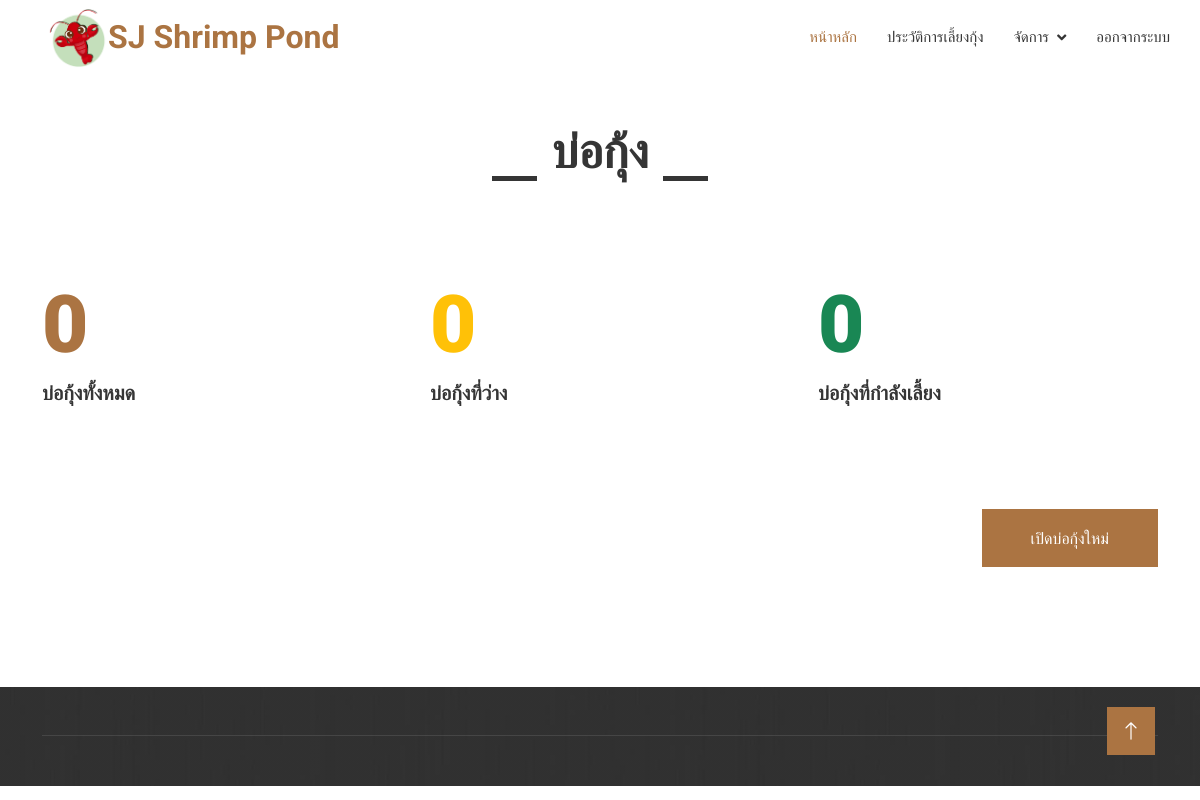
/ (signed in), run on an earlier commit of the app's database.
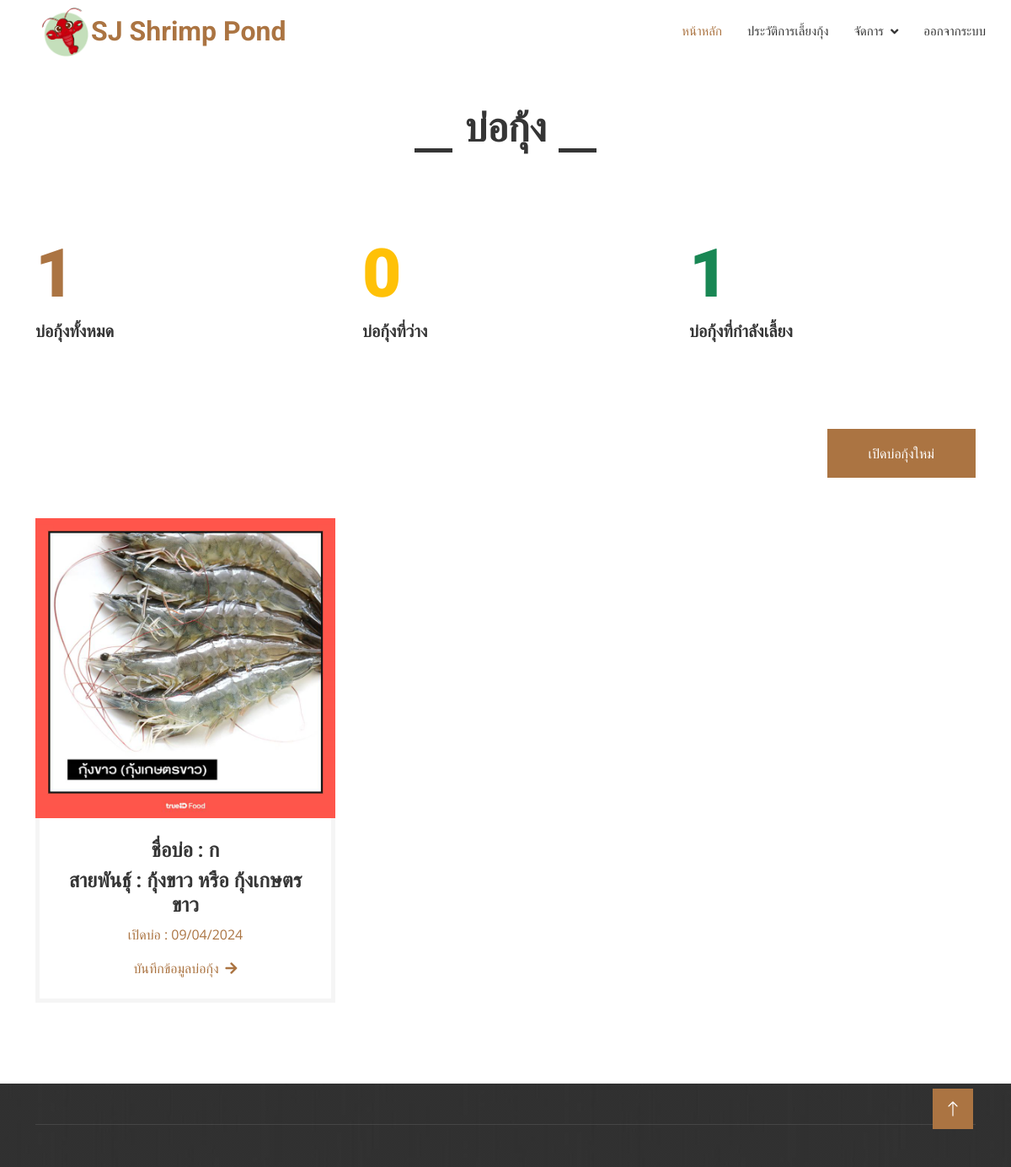
And on a later commit of the database.
### tables this page shows
CREATE TABLE `shr_infoshrimp` (
  `ISP_ID` int(11) NOT NULL,
  `PON_ID` int(11) NOT NULL COMMENT 'บ่อ',
  `BRE_ID` int(11) NOT NULL COMMENT 'สายพันธุ์',
  `ISP_START` date DEFAULT NULL COMMENT 'วันที่เปิด',
  `ISP_END` date DEFAULT NULL COMMENT 'วันที่ปิด',
  `ISP_STAMP` timestamp NOT NULL DEFAULT current_timestamp() ON UPDATE current_timestamp(),
  `ISP_STATUS` varchar(3) NOT NULL COMMENT 'สถานะ',
  `ISP_NOTE` text NOT NULL,
  `ISP_ITEM` int(11) NOT NULL,
  `ISP_PRICE` decimal(5,2) NOT NULL COMMENT 'ราคากุ้งต่อตัว',
  `ISP_PRICE_OTH` int(11) NOT NULL DEFAULT 0,
  `ISP_ENDITEMKG` int(11) DEFAULT NULL,
  `ISP_ENDPRICEKG` int(11) DEFAULT NULL
);

CREATE TABLE `shr_breed` (
  `BRE_ID` int(11) NOT NULL,
  `BRE_NAME` varchar(50) NOT NULL,
  `BRE_STATUS` varchar(3) DEFAULT NULL,
  `BRE_STAMP` timestamp NOT NULL DEFAULT current_timestamp() ON UPDATE current_timestamp(),
  `BRE_IMG` varchar(100) NOT NULL
);

CREATE TABLE `shr_pond` (
  `PON_ID` int(11) NOT NULL,
  `PON_NAME` varchar(50) NOT NULL,
  `PON_STAMP` timestamp NOT NULL DEFAULT current_timestamp() ON UPDATE current_timestamp(),
  `PON_STATUS` varchar(2) DEFAULT NULL,
  `PON_DELETE` int(11) DEFAULT NULL
);

### config/connectdb.php (called while the page is built, shortened)
<?php
class Database
{
    private static $link = null;
    private static function getLink()
    {
        if (self::$link) {
            return self::$link;
        }
        self::$link = new PDO("mysql:host=" . DB_HOST . ";dbname=" . DB_NAME . ";charset=utf8", DB_USERNAME, DB_PASSWORD);
        self::$link->setAttribute(PDO::ATTR_ERRMODE, PDO::ERRMODE_EXCEPTION);
        return self::$link;
    }
    public static function __callStatic($name, $args)
    {
        $callback = array(self::getLink(), $name);
        return call_user_func_array($callback, $args);
    }
    public static function squery($sql, $opt = PDO::FETCH_OBJ, $all = null)
    {
        if ($all == true) {
            return self::query($sql, $opt)->fetchAll($opt);
        } else if ($all == false) {
            return self::query($sql, $opt)->fetch($opt);
        } else {
            return self::query($sql, $opt);
        }
    }
}
?>

### index.php (the view, shortened to what this page needs)
<!DOCTYPE html>
<html lang="en">
<?php
$activeHome = 'active';
?>
<head>
    <?php include("inc/head.php") ?>
</head>
<body>
    <?php include("inc/header.php") ?>
    <div class="container-xxl py-5">
        <div class="container">
            <div class="section-title text-center">
                <h1 class="display-5 mb-0">บ่อกุ้ง</h1>
            </div>
        </div>
    </div>
    <div class="container-xxl py-5">
        <div class="container">
            <div class="row g-5">
                <div class="col-md-4 col-lg-4 wow fadeIn" data-wow-delay="0.1s">
                    <div class="d-flex align-items-center justify-content-between mb-2">
                        <?php $c1 = Database::squery("SELECT * FROM `shr_pond` WHERE (PON_STATUS IS NULL OR PON_STATUS = '1') AND PON_DELETE IS NULL ", PDO::FETCH_OBJ, true) ?>
                        <h1 class="display-1 text-primary mb-0">
                            <?php echo sprintf("%d", count($c1)) ?>
                        </h1>
                    </div>
                    <h5>บ่อกุ้งทั้งหมด</h5>
                </div>
                <div class="col-md-4 col-lg-4 wow fadeIn" data-wow-delay="0.3s">
                    <div class="d-flex align-items-center justify-content-between mb-2">
                        <?php $c1 = Database::squery("SELECT * FROM `shr_pond` WHERE PON_STATUS IS NULL AND PON_DELETE IS NULL", PDO::FETCH_OBJ, true) ?>
                        <h1 class="display-1 text-warning mb-0">
                            <?php echo sprintf("%d", count($c1)) ?>
                        </h1>
                    </div>
                    <h5>บ่อกุ้งที่ว่าง</h5>
                </div>
                <div class="col-md-4 col-lg-4 wow fadeIn" data-wow-delay="0.5s">
                    <div class="d-flex align-items-center justify-content-between mb-2">
                        <?php $c1 = Database::squery("SELECT * FROM `shr_pond` WHERE PON_STATUS = '1' AND PON_DELETE IS NULL ", PDO::FETCH_OBJ, true) ?>
                        <h1 class="display-1 text-success mb-0">
                            <?php echo sprintf("%d", count($c1)) ?>
                        </h1>
                    </div>
                    <h5>บ่อกุ้งที่กำลังเลี้ยง</h5>
                </div>
            </div>
        </div>
    </div>
    <div class="container-xxl py-5">
        <div class="container">
            <div class="row g-4">
                <div class="col-12">
                    <div class="row">
                        <div class="col"></div>
                        <div class="col d-flex justify-content-end">
                            <a href="javascript:;" data-bs-toggle="modal" data-bs-target="#modalAdd" class="btn btn-primary py-3 px-5 mb-4">เปิดบ่อกุ้งใหม่</a>
                        </div>
                    </div>
                </div>
                <?php foreach (Database::query("SELECT * FROM `shr_infoshrimp`
                INNER JOIN shr_pond ON shr_infoshrimp.PON_ID = shr_pond.PON_ID
                INNER JOIN shr_breed ON shr_infoshrimp.BRE_ID = shr_breed.BRE_ID
                WHERE shr_infoshrimp.ISP_END IS NULL;
                ", PDO::FETCH_OBJ) as $key => $item) : ?>
                    <div class="col-md-6 col-lg-4 wow fadeInUp" data-wow-delay="0.1s" style="cursor: pointer ;">
                        <a class="service-item" href="./infoshrimp.php?ISP_ID=<?php echo $item->ISP_ID ?>">
                            <div class="overflow-hidden">
                                <img class="img-fluid" src="img/BRE/<?php echo $item->BRE_IMG ?>" alt="">
                            </div>
                            <div class="p-4 text-center border border-5 border-light border-top-0">
                                <h4 class="mb-2">
                                    ชื่อบ่อ :
                                    <?php echo $item->PON_NAME ?>
                                </h4>
                                <h4 class="mb-2">
                                    สายพันธุ์ :
                                    <?php echo $item->BRE_NAME ?>
                                </h4>
                                <p>เปิดบ่อ :
                                    <?php echo date("d/m/Y", strtotime($item->ISP_START)) ?>
                                </p>
                                <a class="fw-medium" href="">บันทึกข้อมูลบ่อกุ้ง<i class="fa fa-arrow-right ms-2"></i></a>
                            </div>
                        </a>
                    </div>
                <?php endforeach; ?>
            </div>
        </div>
    </div>
    <?php include("inc/footer.php") ?>
</body>
</html>

### inc/head.php (shortened to what this page needs)
<?php include("config/connectdb.php")?>
<link href="https://cdnjs.cloudflare.com/ajax/libs/font-awesome/5.10.0/css/all.min.css" rel="stylesheet">
<link href="https://cdn.jsdelivr.net/npm/bootstrap-icons@1.4.1/font/bootstrap-icons.css" rel="stylesheet">
<link href="lib/animate/animate.min.css" rel="stylesheet">
<link href="lib/owlcarousel/assets/owl.carousel.min.css" rel="stylesheet">
<link href="lib/lightbox/css/lightbox.min.css" rel="stylesheet">
<link href="lib/DataTables/datatables.min.css" rel="stylesheet">
<link href="css/bootstrap.min.css" rel="stylesheet">
<link href="css/style.css" rel="stylesheet">

### inc/header.php (shortened to what this page needs)
<nav class="navbar navbar-expand-lg bg-white navbar-light sticky-top p-0">
    <a href="index.php" class="navbar-brand d-flex align-items-center px-4 px-lg-5">
        <img src="favicon.png" alt="" srcset="" width="60px">
        <h2 class="m-0 text-primary"> SJ Shrimp Pond </h2>
    </a>
    <div class="collapse navbar-collapse" id="navbarCollapse">
        <div class="navbar-nav ms-auto p-4 p-lg-0  ">
            <a href="index.php" class="nav-item nav-link <?php echo $activeHome ?? '' ?>">หน้าหลัก</a>
            <a href="history.php" class="nav-item nav-link <?php echo $activeHistory ?? '' ?>">ประวัติการเลี้ยงกุ้ง</a>
            <div class="nav-item dropdown">
                <a href="#"
                    class="nav-link dropdown-toggle <?php echo !empty($activeBreed) || !empty($activeFood) || !empty($activePond) ? "active" : '' ?>"
                    data-bs-toggle="dropdown">จัดการ</a>
            </div>
            <a href="./logout.php" class="nav-item nav-link">ออกจากระบบ</a>
        </div>
    </div>
</nav>

### inc/footer.php (shortened to what this page needs)
<div class="container-fluid bg-dark text-light footer mt-5 pt-5 wow fadeIn" data-wow-delay="0.1s">
    <div class="container">
        <div class="copyright">
        </div>
    </div>
</div>
<a href="#" class="btn btn-lg btn-primary btn-lg-square rounded-0 back-to-top"><i class="bi bi-arrow-up"></i></a>

### css/style.css (style rules this page uses)
:root { --primary: #AB7442; --light: #F5F5F5; --dark: #353535; }
.fw-medium { font-weight: 500 !important; }
.back-to-top { position: fixed; display: none; right: 45px; bottom: 45px; z-index: 99; }
.btn { font-weight: 500; transition: .5s; }
.btn.btn-primary, .btn.btn-secondary { color: #FFFFFF; }
.btn-lg-square { width: 48px; height: 48px; }
.btn-square, .btn-sm-square, .btn-lg-square { padding: 0; display: flex; align-items: center; justify-content: center; font-weight: normal; }
.navbar .dropdown-toggle::after { border: none; content: "\f107"; font-family: "Font Awesome 5 Free"; font-weight: 900; vertical-align: middle; margin-left: 8px; }
.navbar-light .navbar-nav .nav-link { margin-right: 30px; padding: 25px 0; color: #FFFFFF; font-size: 15px; font-weight: 500; text-transform: uppercase; outline: none; }
.navbar-light .navbar-nav .nav-link:hover, .navbar-light .navbar-nav .nav-link.active { color: var(--primary); }
.navbar-light .navbar-brand, .navbar-light a.btn { height: 75px; }
.navbar-light .navbar-nav .nav-link { color: var(--dark); font-weight: 500; }
.navbar-light.sticky-top { top: -100px; transition: .5s; }
.section-title h1 { position: relative; display: inline-block; padding: 0 60px; }
.section-title h1::before, .section-title h1::after { position: absolute; content: ""; width: 45px; height: 5px; bottom: 0; background: var(--dark); }
.section-title h1::before { left: 0; }
.section-title h1::after { right: 0; }
.service-item img { transition: .5s; }
.footer { background: linear-gradient(rgba(53, 53, 53, .7), rgba(53, 53, 53, .7)), url(../img/footer.jpg) center center no-repeat; background-size: cover; }
.footer .copyright { padding: 25px 0; font-size: 15px; border-top: 1px solid rgba(256, 256, 256, .1); }

What changed in the data, as far as the page shows it:
added shr_infoshrimp: BRE_ID.BRE_IMG (picture), PON_ID.PON_NAME "ก", BRE_ID.BRE_NAME "กุ้งขาว หรือ กุ้งเกษตรขาว", ISP_START "09/04/2024"
Also different on the page:
count($c1): "0" → "1"
